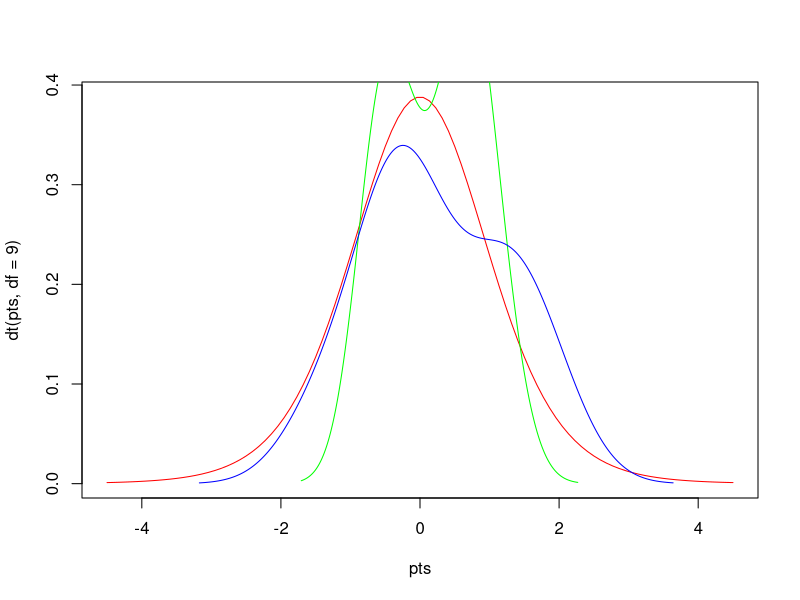

Source code (R):
x <- rnorm(10)

y <- rnorm(10)

pts = seq(-4.5,4.5,length=100)

plot(pts,dt(pts,df=9),col='red',type='l')

lines(density(x), col='green')

lines(density(y), col='blue')

t.test(x,y)